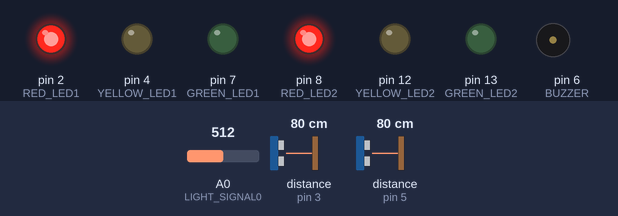
A sketch run on a simulated Arduino Uno, built with avr-gcc and run on an emulated ATmega328P. Parts: output pins drawn as LEDs (lit = HIGH), buzzer (waves = sounding). Wiring (inferred from the names in the program): 2 × ultrasonic range finder: trigger pin 9, echo pin 5 / trigger pin 11, echo pin 3. Inputs (shaded band) come from the test bench; at power-on: distance to the obstacle (sensors on pin 5, pin 3) 80 cm, A0 (LIGHT_SIGNAL0) = 512. The echo pulse lasts 58.3 µs per cm; pins used as bus, display or sensor lines are not drawn; what the sketch prints to the serial monitor is not drawn.

Above: at 1.2 s.
1.3 s: distance to the obstacle (sensor on pin 5) set to 18 cm
2.8 s: distance to the obstacle (sensor on pin 5) set to 15 cm
At 4.0 s:
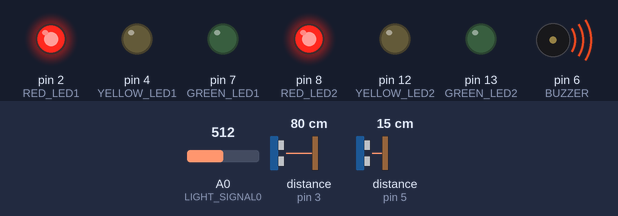
At 10.0 s:
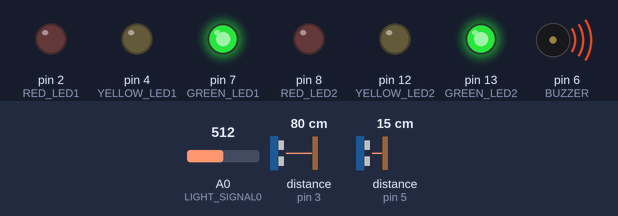
Timing chart, 0 to 10.3 s (numbered marks = the images above; inputs shaded):
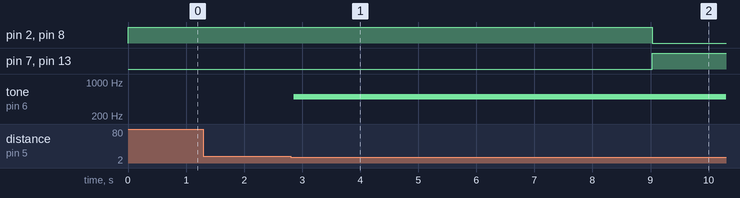

The sketch:

CodiCircuit.ino
```cpp
//LDRS
#define LIGHT_SIGNAL0 A0
#define LIGHT_SIGNAL1 A1
#define LIGHT_SIGNAL2 A2
#define LIGHT_SIGNAL3 A3
#define LIGHT_SIGNAL4 A4
#define MIN_LIGHT 400

//Ultrasonic sensor
#define TRIGGER1 11
#define ECHO1 5
#define TRIGGER2 9
#define ECHO2 3
#define MIN_TIME_STOPPED 3000

//LEDS D2,D4,D7,D8,D12,D13
#define RED_LED1 2
#define YELLOW_LED1 4
#define GREEN_LED1 7
#define RED_LED2 8
#define YELLOW_LED2 12
#define GREEN_LED2 13

// BUZZER
#define BUZZER 6

//Configuration parameters
//Traffic light
#define TIME_IN_GREEN 8000
#define TIME_IN_YELLOW 3000
#define TIME_IN_RED 9000
#define CORRECT_DISTANCE 50
//Punctuation
#define MAX_POINTS 9
#define MINUS_TRAFFIC_LIGHT 2
#define MINUS_VELOCITY 1
#define MINUS_TRAFFIC_SIGNALS 2
#define MINUS_COLLISION 2

int punctuation = MAX_POINTS;
unsigned long referenceTime, timeStopped;
long t_pulse1, t_pulse2, distance_cm1, distance_cm2, velocity;
bool isRed, isYellow, isGreen, hasTimed;

void setup() {
  Serial.begin(9600);
  pinMode(LIGHT_SIGNAL0, INPUT);
  pinMode(LIGHT_SIGNAL1, INPUT);
  pinMode(LIGHT_SIGNAL2, INPUT);
  pinMode(LIGHT_SIGNAL3, INPUT);
  pinMode(LIGHT_SIGNAL4, INPUT);
  pinMode(TRIGGER1, OUTPUT);
  pinMode(ECHO1, INPUT);
  pinMode(TRIGGER2, OUTPUT);
  pinMode(ECHO2, INPUT);
  pinMode(RED_LED1, OUTPUT);
  pinMode(YELLOW_LED1, OUTPUT);
  pinMode(GREEN_LED1, OUTPUT);
  pinMode(RED_LED2, OUTPUT);
  pinMode(YELLOW_LED2, OUTPUT);
  pinMode(GREEN_LED2, OUTPUT);
  pinMode(BUZZER, OUTPUT);

  digitalWrite(RED_LED1, HIGH);
  digitalWrite(RED_LED2, HIGH);
  digitalWrite(YELLOW_LED1, LOW);
  digitalWrite(YELLOW_LED2, LOW);
  digitalWrite(GREEN_LED1, LOW);
  digitalWrite(GREEN_LED2, LOW);

  referenceTime = 0;
  isRed = true;
  isYellow = false;
  isGreen = false;
  timeStopped = 0;
  hasTimed = false;
}

void loop() {
  digitalWrite(TRIGGER1, LOW);
  digitalWrite(TRIGGER2, LOW);
  delayMicroseconds(4);
  digitalWrite(TRIGGER1, HIGH);
  digitalWrite(TRIGGER2, HIGH);
  delayMicroseconds(10);
  digitalWrite(TRIGGER1, LOW);
  digitalWrite(TRIGGER2, LOW);

  t_pulse1 = pulseIn(ECHO1, HIGH, 30000);
  t_pulse2 = pulseIn(ECHO2, HIGH, 30000);
  distance_cm1 = t_pulse1 * 10 / 292 / 2;
  distance_cm2 = t_pulse2 * 10 / 292 / 2;
  /*Serial.print("Distance 1: ");
  Serial.println(distance_cm1);
  Serial.print("Distance 2: ");
  Serial.println(distance_cm2);*/

  int ldr0 = analogRead(LIGHT_SIGNAL0);
  /*int ldr1 = analogRead(LIGHT_SIGNAL1);
  int ldr2 = analogRead(LIGHT_SIGNAL2);
  int ldr3 = analogRead(LIGHT_SIGNAL3);
  int ldr4 = analogRead(LIGHT_SIGNAL4);*/

  Serial.print("LDR 0: ");
  Serial.println(ldr0);
  /*Serial.print("LDR 1: ");
  Serial.println(ldr1);
  Serial.print("LDR 2: ");
  Serial.println(ldr2);
  Serial.print("LDR 3: ");
  Serial.println(ldr3);
  Serial.print("LDR 4: ");
  Serial.println(ldr4);*/
  // SEMÀFORS
  if (isRed && millis() - referenceTime > TIME_IN_RED) {  // RED -> GREEN
    isRed = false;
    isGreen = true;
    digitalWrite(RED_LED1, LOW);
    digitalWrite(RED_LED2, LOW);
    digitalWrite(GREEN_LED1, HIGH);
    digitalWrite(GREEN_LED2, HIGH);
    referenceTime = millis();
  }
  if (isGreen && millis() - referenceTime > TIME_IN_GREEN) {  // GREEN -> YELLOW
    isGreen = false;
    isYellow = true;
    digitalWrite(GREEN_LED1, LOW);
    digitalWrite(GREEN_LED2, LOW);
    digitalWrite(YELLOW_LED1, HIGH);
    digitalWrite(YELLOW_LED2, HIGH);
    referenceTime = millis();
  }
  if (isYellow && millis() - referenceTime > TIME_IN_YELLOW) {  // YELLOW -> RED
    isYellow = false;
    isRed = true;
    digitalWrite(YELLOW_LED1, LOW);
    digitalWrite(YELLOW_LED2, LOW);
    digitalWrite(RED_LED1, HIGH);
    digitalWrite(RED_LED2, HIGH);
    referenceTime = millis();
  }

  // SENSORS DE ULTRASÓ

  if (distance_cm1 < 16 && isRed) {
    tone(BUZZER, 500, 4000);
  }
  /*
  if (distance_cm2 < 16 && isRed) {
    tone(BUZZER, 100);
  } else {
    noTone(BUZZER);
  }*/

  if (ldr0 < MIN_LIGHT) {
    // Si la luz es menor que el umbral y no se ha registrado el tiempo de parada
    if (!hasTimed) {
      hasTimed = true;
      timeStopped = millis();
    } else if (millis() - timeStopped > MIN_TIME_STOPPED + 3000) {
      // Si la luz es menor que el umbral y ha pasado el tiempo mínimo más un margen de 3 segundos
      hasTimed = false;
      timeStopped = 0;
    }
  } else {
    // Si la luz es mayor que el umbral antes de que el tiempo mínimo pase
    if (hasTimed && millis() - timeStopped < MIN_TIME_STOPPED) {
      tone(BUZZER, 900, 4000); // Suena el buzzer
    }
    hasTimed = false;
    timeStopped = 0;
  }

}
```

Measured:
- the behaviour switches between 17 and 16 cm on distance to the obstacle (sensor on pin 5) (found by bisection; images 0 and 1)
- after the input at 1.3 s, every drawn part: stays the same
- after the input at 2.8 s, tone on pin 6 (BUZZER): silent → 500 Hz after 0.05 s
